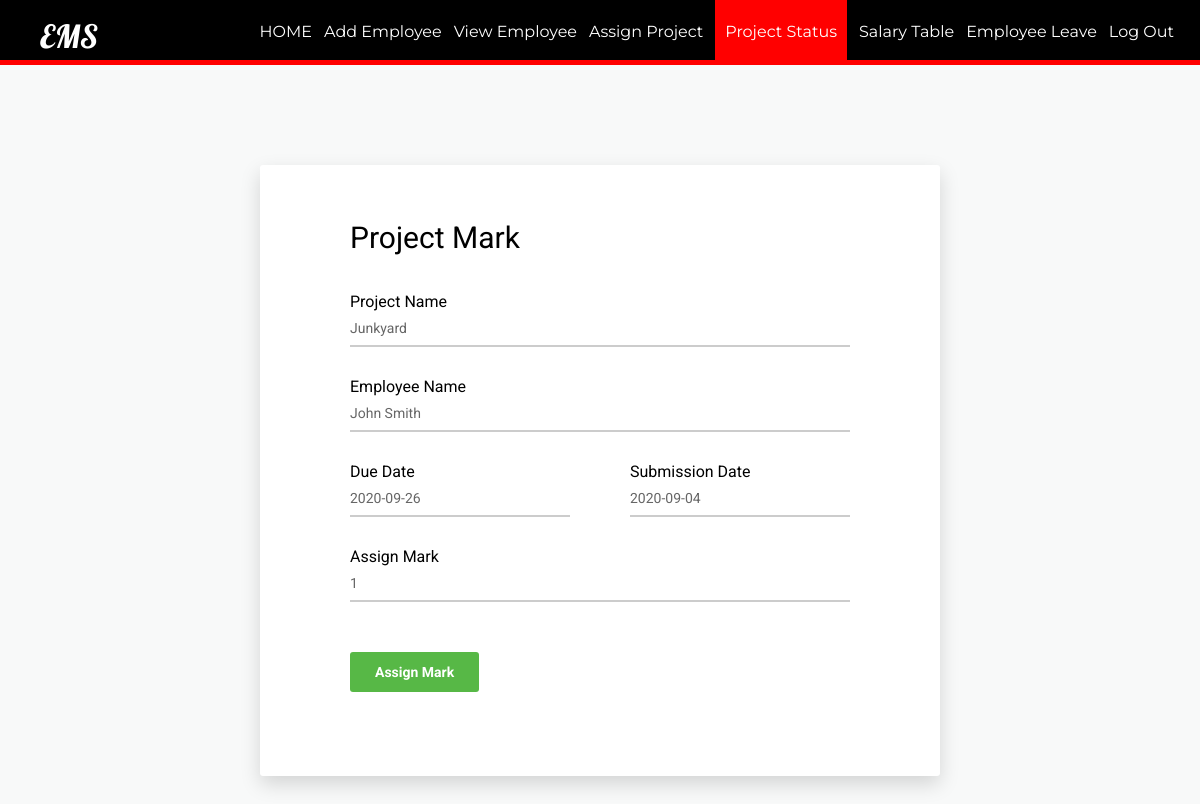
/Employee_Management_System/mark.php?id=2&pid=1, run on the app's committed database.
### tables this page shows
CREATE TABLE `project` (
  `pid` int(11) NOT NULL,
  `eid` int(11) DEFAULT NULL,
  `pname` varchar(100) DEFAULT NULL,
  `duedate` date DEFAULT NULL,
  `subdate` date DEFAULT '0000-00-00',
  `mark` int(11) NOT NULL,
  `status` varchar(50) DEFAULT NULL
);

CREATE TABLE `employee` (
  `id` int(11) NOT NULL,
  `firstName` varchar(100) NOT NULL,
  `lastName` varchar(100) NOT NULL,
  `email` varchar(100) NOT NULL,
  `password` text NOT NULL,
  `birthday` date NOT NULL,
  `gender` varchar(10) NOT NULL,
  `contact` varchar(20) NOT NULL,
  `nid` int(20) NOT NULL,
  `address` varchar(100) DEFAULT NULL,
  `dept` varchar(100) NOT NULL,
  `degree` varchar(100) NOT NULL,
  `pic` text NOT NULL
);

### Employee_Management_System/mark.php (the view, shortened to what this page needs)
<?php
require_once ('process/dbh.php');
?>
<?php
  $id = (isset($_GET['id']) ? $_GET['id'] : '');
  $pid = (isset($_GET['pid']) ? $_GET['pid'] : '');
  $sql1 = "SELECT pid, project.eid, project.pname, project.duedate, project.subdate, project.mark, rank.points, employee.firstName, employee.lastName, salary.base, salary.bonus, salary.total FROM `project` , `rank` ,`employee`, `salary`  WHERE project.eid = $id AND project.pid = $pid AND project.eid = rank.eid AND salary.id = project.eid AND employee.id = project.eid AND employee.id = rank.eid";
  $result1 = mysqli_query($conn, $sql1);
  if($result1){
  while($res = mysqli_fetch_assoc($result1)){
  $pname = $res['pname'];
  $duedate = $res['duedate'];
  $subdate = $res['subdate'];
  $firstName = $res['firstName'];
  $lastName = $res['lastName'];
  $mark = $res['mark'];
}
}
?>
<html>
<head>
    <link href="vendor/mdi-font/css/material-design-iconic-font.min.css" rel="stylesheet" media="all">
    <link href="vendor/font-awesome-4.7/css/font-awesome.min.css" rel="stylesheet" media="all">
    <link href="vendor/select2/select2.min.css" rel="stylesheet" media="all">
    <link href="vendor/datepicker/daterangepicker.css" rel="stylesheet" media="all">
    <link href="css/main.css" rel="stylesheet" media="all">
</head>
<body>
  <header>
    <nav>
      <h1>EMS</h1>
      <ul id="navli">
        <li><a class="homeblack" href="aloginwel.php">HOME</a></li>
        <li><a class="homeblack" href="addemp.php">Add Employee</a></li>
        <li><a class="homeblack" href="viewemp.php">View Employee</a></li>
        <li><a class="homeblack" href="assign.php">Assign Project</a></li>
        <li><a class="homered" href="assignproject.php">Project Status</a></li>
        <li><a class="homeblack" href="salaryemp.php">Salary Table</a></li>
        <li><a class="homeblack" href="empleave.php">Employee Leave</a></li>
        <li><a class="homeblack" href="alogin.html">Log Out</a></li>
      </ul>
    </nav>
  </header>
  <div class="divider"></div>
  <div class="page-wrapper bg-blue p-t-100 p-b-100 font-robo">
        <div class="wrapper wrapper--w680">
            <div class="card card-1">
                <div class="card-body">
                    <h2 class="title">Project Mark</h2>
                    <form id = "registration" action="mark.php" method="POST">
                        <div class="input-group">
                          <p>Project Name</p>
                            <input class="input--style-1" type="text"  name="pname" value="<?php echo $pname;?>" readonly>
                        </div>
                        <div class="input-group">
                          <p>Employee Name</p>
                            <input class="input--style-1" type="text" name="firstName" value="<?php echo $firstName;?> <?php echo $lastName;?>" readonly>
                        </div>
                        <div class="row row-space">
                            <div class="col-2">
                                <div class="input-group">
                                  <p>Due Date</p>
                                     <input class="input--style-1" type="text" name="duedate" value="<?php echo $duedate;?>" readonly>
                                </div>
                            </div>
                            <div class="col-2">
                                <div class="input-group">
                                  <p>Submission Date</p>
                                    <input class="input--style-1" type="text"  name="subdate" value="<?php echo $subdate;?>" readonly>
                                </div>
                            </div>
                        </div>
                        <div class="input-group">
                          <p>Assign Mark</p>
                            <input class="input--style-1" type="text"  name="mark" value="<?php echo $mark;?>">
                        </div>
                        <div class="p-t-20">
                            <button class="btn btn--radius btn--green" type="submit" name="update">Assign Mark</button>
                        </div>
                    </form>
                    <br>
                </div>
            </div>
        </div>
    </div>
</body>
</html>

### Employee_Management_System/css/main.css (style rules this page uses)
body { margin: 0px; }
header { background: black; color: white; padding: 16px 20px 6px 40px; height: 60px; }
header h1 { display: inline; font-family: 'Lobster', cursive; font-weight: 400; font-size: 32px; float: left; margin-top: 0px; margin-right: 10px; }
nav ul { display: inline; padding: 6px; float: right; }
nav ul li { display: inline-block; list-style-type: none; color: white; float: left; margin-left: 12px; }
nav ul li a { color: white; text-decoration: none; }
#navli { font-family: 'Montserrat', sans-serif; }
.homered { background-color: red; padding: 30px 10px 22px 10px; }
.divider { background-color: red; height: 5px; }
.font-robo { font-family: "Roboto", "Arial", "Helvetica Neue", sans-serif; }
.row { display: -webkit-box; display: -webkit-flex; display: -moz-box; display: -ms-flexbox; display: flex; -webkit-flex-wrap: wrap; -ms-flex-wrap: wrap; flex-wrap: wrap; }
.row-space { -webkit-box-pack: justify; -webkit-justify-content: space-between; -moz-box-pack: justify; -ms-flex-pack: justify; justify-content: space-between; }
.col-2 { width: -webkit-calc((100% - 60px) / 2); width: -moz-calc((100% - 60px) / 2); width: calc((100% - 60px) / 2); }
html { -webkit-box-sizing: border-box; -moz-box-sizing: border-box; box-sizing: border-box; }
* { padding: 0; margin: 0; }
*, *:before, *:after { -webkit-box-sizing: inherit; -moz-box-sizing: inherit; box-sizing: inherit; }
h2, h3, h4, h5, h6, blockquote, p, pre, dl, dd, ol, ul, figure, hr, fieldset, legend { margin: 0; padding: 0; }
button { outline: none; background: none; border: none; }
.page-wrapper { min-height: 100vh; }
h1, h2, h3, h4, h5, h6 { font-weight: 400; }
h1 { font-size: 36px; }
h2 { font-size: 30px; }
.bg-blue { background: #F8F9F9; }
.p-t-100 { padding-top: 100px; }
.p-t-20 { padding-top: 20px; }
.p-b-100 { padding-bottom: 100px; }
.wrapper { margin: 0 auto; }
.wrapper--w680 { max-width: 680px; }
.btn { line-height: 40px; display: inline-block; padding: 0 25px; cursor: pointer; font-family: "Roboto", "Arial", "Helvetica Neue", sans-serif; color: #fff; -webkit-transition: all 0.4s ease; -o-transition: all 0.4s ease; -moz-transition: all 0.4s ease; transition: all 0.4s ease; font-size: 14px; font-weight: 700; }
.btn--radius { -webkit-border-radius: 3px; -moz-border-radius: 3px; border-radius: 3px; }
.btn--green { background: #57b846; }
input { outline: none; margin: 0; border: none; -webkit-box-shadow: none; -moz-box-shadow: none; box-shadow: none; width: 100%; font-size: 14px; font-family: inherit; }
.input-group { position: relative; margin-bottom: 30px; border-bottom: 2px solid #ccc; }
.input--style-1 { padding: 9px 0; color: #666; }
.title { margin-bottom: 37px; }
.card { overflow: hidden; -webkit-border-radius: 3px; -moz-border-radius: 3px; border-radius: 3px; background: #fff; }
.card-1 { -webkit-box-shadow: 0px 8px 20px 0px rgba(0, 0, 0, 0.15); -moz-box-shadow: 0px 8px 20px 0px rgba(0, 0, 0, 0.15); box-shadow: 0px 8px 20px 0px rgba(0, 0, 0, 0.15); }
.card-1 .card-body { padding: 0 90px; padding-top: 55px; padding-bottom: 65px; }

### data on the page
project: pname "Junkyard", firstName "John Smith", duedate "2020-09-26", subdate "2020-09-04", mark "1"
